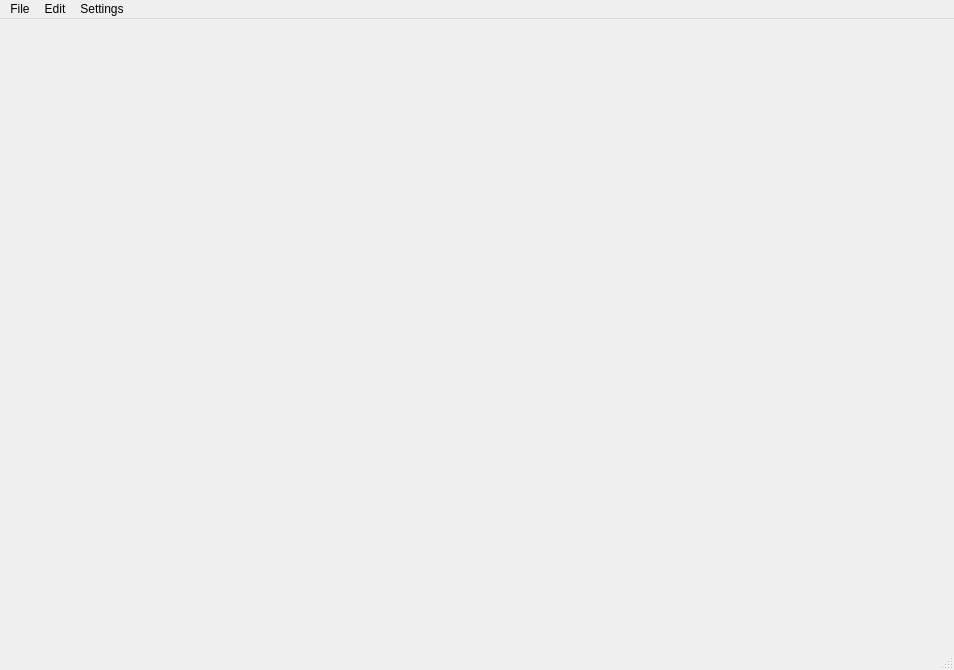
<?xml version="1.0" encoding="UTF-8"?>
<ui version="4.0">
 <class>WindowImpl</class>
 <widget class="QMainWindow" name="WindowImpl">
  <property name="geometry">
   <rect>
    <x>0</x>
    <y>0</y>
    <width>954</width>
    <height>670</height>
   </rect>
  </property>
  <property name="windowTitle">
   <string>qNoto</string>
  </property>
  <widget class="QWidget" name="centralWidget">
   <layout class="QVBoxLayout" name="verticalLayout">
    <property name="spacing">
     <number>0</number>
    </property>
    <property name="leftMargin">
     <number>0</number>
    </property>
    <property name="topMargin">
     <number>0</number>
    </property>
    <property name="rightMargin">
     <number>0</number>
    </property>
    <property name="bottomMargin">
     <number>0</number>
    </property>
   </layout>
  </widget>
  <widget class="QMenuBar" name="menuBar">
   <property name="geometry">
    <rect>
     <x>0</x>
     <y>0</y>
     <width>954</width>
     <height>21</height>
    </rect>
   </property>
   <widget class="QMenu" name="menuFile">
    <property name="title">
     <string>File</string>
    </property>
    <addaction name="separator"/>
   </widget>
   <widget class="QMenu" name="menuSettings">
    <property name="title">
     <string>Settings</string>
    </property>
    <addaction name="actionPreferences"/>
   </widget>
   <widget class="QMenu" name="menuEdit">
    <property name="title">
     <string>Edit</string>
    </property>
    <addaction name="separator"/>
   </widget>
   <addaction name="menuFile"/>
   <addaction name="menuEdit"/>
   <addaction name="menuSettings"/>
  </widget>
  <widget class="QStatusBar" name="statusBar">
   <property name="panelWidget" stdset="0">
    <bool>true</bool>
   </property>
  </widget>
  <action name="actionOpenFile">
   <property name="text">
    <string>Open</string>
   </property>
   <property name="shortcut">
    <string>Ctrl+O</string>
   </property>
  </action>
  <action name="actionCloseFile">
   <property name="enabled">
    <bool>false</bool>
   </property>
   <property name="text">
    <string>Close</string>
   </property>
   <property name="shortcut">
    <string>Ctrl+W</string>
   </property>
  </action>
  <action name="actionOpenProject">
   <property name="text">
    <string>Open project</string>
   </property>
  </action>
  <action name="actionClosePoject">
   <property name="text">
    <string>Close poject</string>
   </property>
  </action>
  <action name="action">
   <property name="text">
    <string>-</string>
   </property>
  </action>
  <action name="actionTest">
   <property name="text">
    <string>test</string>
   </property>
  </action>
  <action name="actionProjectProperties">
   <property name="text">
    <string>Project Properties</string>
   </property>
  </action>
  <action name="actionTest_2">
   <property name="text">
    <string>test</string>
   </property>
  </action>
  <action name="actionPreferences">
   <property name="text">
    <string>Preferences</string>
   </property>
  </action>
  <action name="actionUndo">
   <property name="text">
    <string>Undo</string>
   </property>
   <property name="shortcut">
    <string>Ctrl+Z</string>
   </property>
  </action>
  <action name="actionRedo">
   <property name="text">
    <string>Redo</string>
   </property>
   <property name="shortcut">
    <string>Ctrl+Shift+Z</string>
   </property>
  </action>
  <action name="actionCut">
   <property name="text">
    <string>Cut</string>
   </property>
   <property name="shortcut">
    <string>Ctrl+X</string>
   </property>
  </action>
  <action name="actionCopy">
   <property name="text">
    <string>Copy</string>
   </property>
   <property name="shortcut">
    <string>Ctrl+Shift+C</string>
   </property>
  </action>
  <action name="actionPaste">
   <property name="text">
    <string>Paste</string>
   </property>
   <property name="shortcut">
    <string>Ctrl+V</string>
   </property>
  </action>
  <action name="actionDelete">
   <property name="text">
    <string>Delete</string>
   </property>
  </action>
  <action name="actionSelectAll">
   <property name="text">
    <string>Select all</string>
   </property>
   <property name="shortcut">
    <string>Ctrl+A</string>
   </property>
  </action>
  <action name="actionFindReplace">
   <property name="text">
    <string>Find/Replace</string>
   </property>
   <property name="shortcut">
    <string>Ctrl+F</string>
   </property>
  </action>
  <action name="actionFindNext">
   <property name="enabled">
    <bool>false</bool>
   </property>
   <property name="text">
    <string>Find Next</string>
   </property>
   <property name="shortcut">
    <string>F3</string>
   </property>
  </action>
  <action name="actionFindPrevious">
   <property name="enabled">
    <bool>false</bool>
   </property>
   <property name="text">
    <string>Find Previous</string>
   </property>
   <property name="shortcut">
    <string>Shift+F3</string>
   </property>
  </action>
  <action name="actionReplace">
   <property name="enabled">
    <bool>false</bool>
   </property>
   <property name="text">
    <string>Replace</string>
   </property>
  </action>
  <action name="actionReplaceFind">
   <property name="enabled">
    <bool>false</bool>
   </property>
   <property name="text">
    <string>Replace &amp;&amp; Find</string>
   </property>
  </action>
  <action name="actionReplaceFindPrevious">
   <property name="enabled">
    <bool>false</bool>
   </property>
   <property name="text">
    <string>Replace &amp;&amp; Find Previous</string>
   </property>
  </action>
  <action name="actionReplaceAll">
   <property name="enabled">
    <bool>false</bool>
   </property>
   <property name="text">
    <string>Replace All</string>
   </property>
  </action>
  <action name="actionUppercase">
   <property name="text">
    <string>Uppercase</string>
   </property>
   <property name="shortcut">
    <string>Ctrl+U</string>
   </property>
  </action>
  <action name="actionLowercase">
   <property name="text">
    <string>Lowercase</string>
   </property>
   <property name="shortcut">
    <string>Ctrl+Shift+U</string>
   </property>
  </action>
  <action name="actionCapitalize">
   <property name="text">
    <string>Capitalize</string>
   </property>
   <property name="shortcut">
    <string>Ctrl+Alt+U</string>
   </property>
  </action>
  <action name="actionSave">
   <property name="enabled">
    <bool>false</bool>
   </property>
   <property name="text">
    <string>Save</string>
   </property>
   <property name="shortcut">
    <string>Ctrl+S</string>
   </property>
  </action>
  <action name="actionSaveAs">
   <property name="enabled">
    <bool>false</bool>
   </property>
   <property name="text">
    <string>Save as</string>
   </property>
   <property name="shortcut">
    <string>Ctrl+Shift+S</string>
   </property>
  </action>
  <action name="actionNewProject">
   <property name="text">
    <string>New project</string>
   </property>
  </action>
  <action name="actionRun">
   <property name="text">
    <string>Run</string>
   </property>
   <property name="shortcut">
    <string>Ctrl+R</string>
   </property>
  </action>
  <action name="actionFindInProject">
   <property name="text">
    <string>Find in project</string>
   </property>
   <property name="shortcut">
    <string>Ctrl+Shift+F</string>
   </property>
  </action>
  <action name="actionSwitchSourceUi">
   <property name="enabled">
    <bool>false</bool>
   </property>
   <property name="text">
    <string>Switch source-ui</string>
   </property>
   <property name="shortcut">
    <string>F4</string>
   </property>
  </action>
  <action name="actionReset">
   <property name="text">
    <string>Reset</string>
   </property>
   <property name="toolTip">
    <string>Reset action</string>
   </property>
   <property name="shortcut">
    <string>Esc</string>
   </property>
  </action>
  <action name="actionSaveAll">
   <property name="enabled">
    <bool>false</bool>
   </property>
   <property name="text">
    <string>Save all</string>
   </property>
  </action>
  <action name="actionCamelCase">
   <property name="text">
    <string>Camel case</string>
   </property>
  </action>
  <action name="actionUnderScoreCase">
   <property name="text">
    <string>Under score case</string>
   </property>
  </action>
  <action name="actionNewFile">
   <property name="text">
    <string>New</string>
   </property>
   <property name="shortcut">
    <string>Ctrl+N</string>
   </property>
  </action>
 </widget>
 <layoutdefault spacing="6" margin="11"/>
 <resources/>
 <connections/>
</ui>
